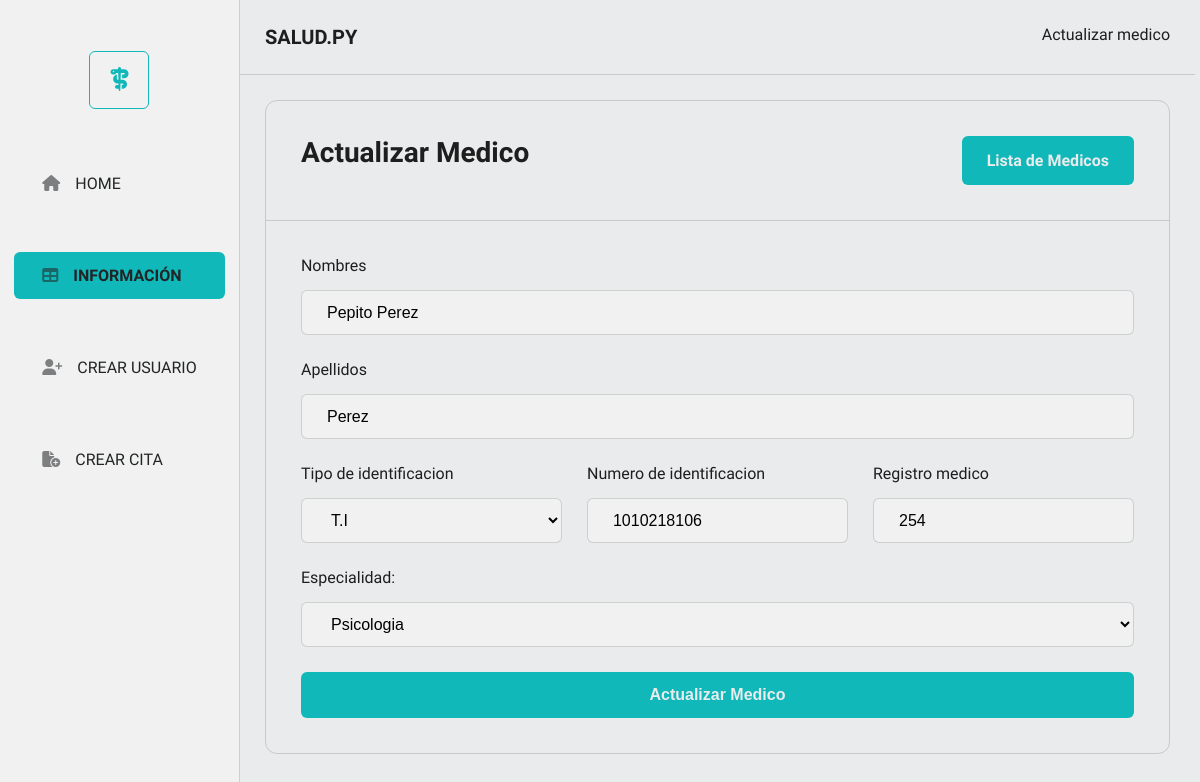
The page /medicos/update/9 on the database as committed earlier.
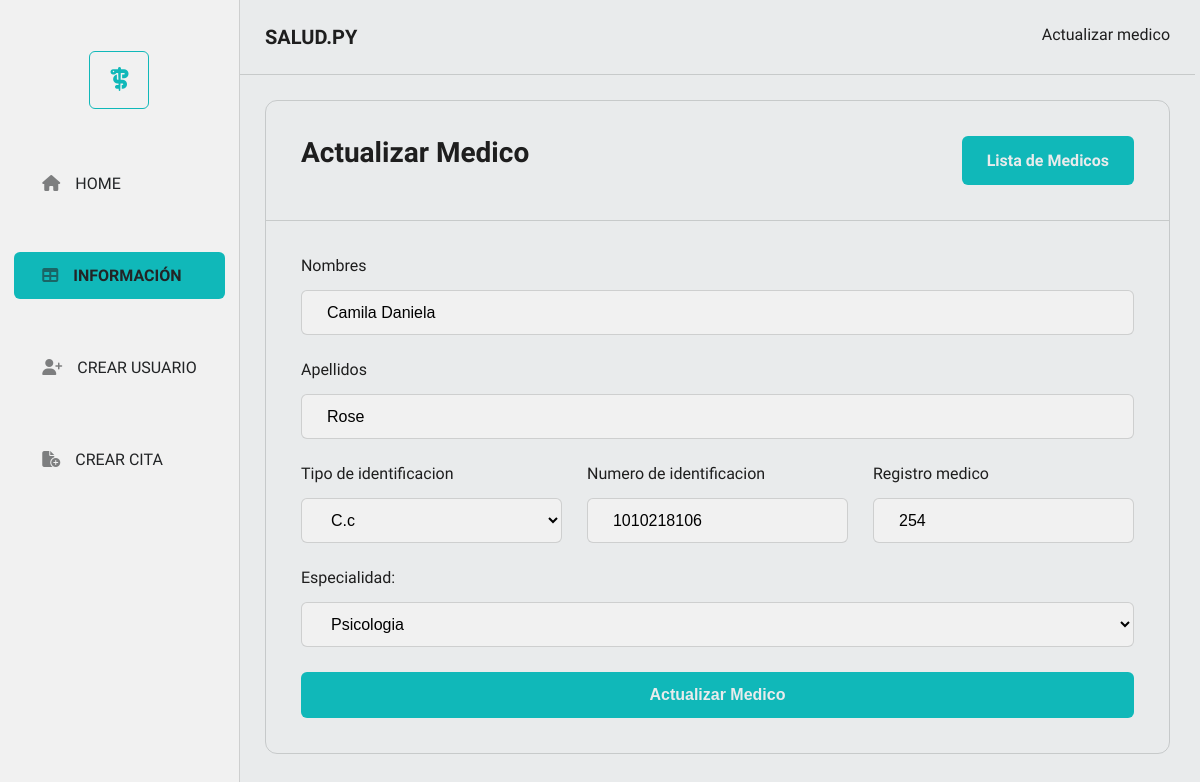
The same page on the database as committed later.
### app/models.py (models this page shows)
class Medico(db.Model):
    __tablename__='medicos'
    id = db.Column(db.Integer, primary_key = True )
    nombres = db.Column(db.String(120), nullable = True )
    apellidos = db.Column(db.String(120), nullable = True)
    tipo_identificacion = db.Column(db.String(4), nullable = True)
    numero_identificacion = db.Column(db.Integer)
    registro_medico = db.Column(db.Integer)
    especialidad = db.Column(db.String(50))
    citas = db.relationship("Cita" , backref = "medico" )

### app/routes.py (the view, shortened to what this page needs)
@app.route('/medicos/update/<int:id>', methods = ['GET', 'POST'])
def update_medico(id):
    especialidades = [ 'Cardiologia', 'Pediatria','Psicologia']
    medico_update = Medico.query.get(id)
    if(request.method == 'GET'):
        return render_template('medicos/medico_update.html', medico_update = medico_update, especialidades = especialidades)

### app/templates/medicos/medico_update.html (shortened to what this page needs)
<!DOCTYPE html>
<html lang="en">
  <head>
    <link rel="stylesheet" href="{{ url_for('static', filename='styles.css' )}}">
    <link rel="stylesheet" href="{{ url_for('static', filename='navs/menuLeft.css')}}">
    <link rel="stylesheet" href="{{ url_for('static', filename = 'forms/formCrear.css')}}">
    <link rel="stylesheet" href="{{url_for('static', filename='modals/messages.css')}}">
  </head>
  <body>
    <section class="sectionHomeTable">
      <section class="navLeft">
        <div class="logoNav"><span><i class="fa-solid fa-staff-snake"></i></span></div>
        <div class="navMenuLeft">
          <ul>
            <li><a class="botonLineNone" href="http://127.0.0.1:5000/"><span><i class="fa-solid fa-house"></i></span>HOME</a></li>
            <li><a class="botonPrimary" href="http://127.0.0.1:5000/medicos"><span><i class="fa-solid fa-table"></i></span>INFORMACIÓN</a></li>
            <li><a class="botonLineNone" href="http://127.0.0.1:5000/medicos/create"><span><i class="fa-solid fa-user-plus"></i></span>CREAR USUARIO</a></li>
            <li><a class="botonLineNone" href="http://127.0.0.1:5000/citas/create"><span><i class="fa-solid fa-file-circle-plus"></i></span>CREAR CITA</a></li>
          </ul>
        </div>
      </section>
      <section class="contenidoRight">
        <nav>
          <div class="headerRight">
            <h3>SALUD.PY</h3>
            <p>Actualizar medico</p>
          </div>
        </nav>
        <section class="sectionForm">
          <article class="articleForm">
            <nav class="navForm" >
              <h3 class="titleForm" >Actualizar Medico</h3>
              <a  class="butonPrimary" href="http://127.0.0.1:5000/medicos">Lista de Medicos</a>
            </nav>
            <form method="post" class="formPrimary" action="/medicos/update/{{medico_update.id}}">
              <div>
                <label for="nombres">Nombres</label>
                <input type="text" name="nombres"  value="{{ medico_update.nombres }}" id="nombres" required>
              </div>
              <div>
                <label for="apellidos">Apellidos</label>
                <input type="text" name="apellidos"  value="{{ medico_update.apellidos }}" id="apellidos" required>
              </div>
              <section class="sectionIntoForm">
                <div>
                  <label for="tipoIdentificacion">Tipo de identificacion</label>
                  <select name="tipoID" value="{{medico_update.tipo_identificacion}}"  required>
                    <option {% if medico_update.tipo_identificacion == 'TI' %} selected {%endif%}>T.I</option>
                    <option {% if medico_update.tipo_identificacion == 'CC' %} selected {%endif%}>C.c</option>
                  </select>
                </div>
                <div>
                  <label for="nIdentificacion">Numero de identificacion</label>
                  <input type="text" name="numeroID" value="{{ medico_update.numero_identificacion }}" id="nIdentificacion" required>
                </div>
                <div>
                  <label for="nRegistro">Registro medico</label>
                  <input type="text" name="registroMedico" value="{{ medico_update.registro_medico }}" id="nRegistro" required>
                </div>
              </section>
              <div>
                <label for="especialidad">Especialidad: </label>
                <select name="especialidad" id="especialidad" required >
                  {% for especialidad in especialidades %}
                  <option {% if medico_update.especialidad == especialidad %} selected {%endif%} > {{ especialidad }}</option>
                  {% endfor %}
                </select>
              </div>
              <button type="submit" class="botonPrimary botonForm">Actualizar Medico</button>
            </form>
          </article>
        </section>
      </section>
    </section>
  </body>
</html>

Rows that differ between the two databases and show on the page:
changed Medico "Psicologia": nombres "Pepito Perez" → "Camila Daniela"; apellidos "Perez" → "Rose"; tipoID "T.I" → "C.c"
